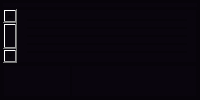
     <widget class="QFrame" name="left_slide_frame">
      <property name="enabled">
       <bool>true</bool>
      </property>
      <property name="maximumSize">
       <size>
        <width>200</width>
        <height>16777215</height>
       </size>
      </property>
      <property name="styleSheet">
       <string notr="true">background-color:rgb(9,5,13);</string>
      </property>
      <property name="frameShape">
       <enum>QFrame::StyledPanel</enum>
      </property>
      <property name="frameShadow">
       <enum>QFrame::Raised</enum>
      </property>
      <layout class="QHBoxLayout" name="horizontalLayout_2">
       <property name="spacing">
        <number>0</number>
       </property>
       <property name="leftMargin">
        <number>0</number>
       </property>
       <property name="topMargin">
        <number>0</number>
       </property>
       <property name="rightMargin">
        <number>0</number>
       </property>
       <property name="bottomMargin">
        <number>0</number>
       </property>
       <item>
        <widget class="QFrame" name="left_slide_frame_body">
         <property name="minimumSize">
          <size>
           <width>198</width>
           <height>0</height>
          </size>
         </property>
         <property name="toolTip">
          <string/>
         </property>
         <property name="frameShape">
          <enum>QFrame::StyledPanel</enum>
         </property>
         <property name="frameShadow">
          <enum>QFrame::Raised</enum>
         </property>
         <layout class="QVBoxLayout" name="verticalLayout_5">
          <property name="spacing">
           <number>0</number>
          </property>
          <property name="leftMargin">
           <number>0</number>
          </property>
          <property name="topMargin">
           <number>0</number>
          </property>
          <property name="rightMargin">
           <number>0</number>
          </property>
          <property name="bottomMargin">
           <number>0</number>
          </property>
          <item>
           <widget class="QFrame" name="header_2">
            <property name="maximumSize">
             <size>
              <width>16777215</width>
              <height>50</height>
             </size>
            </property>
            <property name="frameShape">
             <enum>QFrame::StyledPanel</enum>
            </property>
            <property name="frameShadow">
             <enum>QFrame::Raised</enum>
            </property>
           </widget>
          </item>
          <item>
           <widget class="QFrame" name="main_catalogue">
            <property name="frameShape">
             <enum>QFrame::StyledPanel</enum>
            </property>
            <property name="frameShadow">
             <enum>QFrame::Raised</enum>
            </property>
            <layout class="QHBoxLayout" name="horizontalLayout_15">
             <property name="spacing">
              <number>0</number>
             </property>
             <property name="leftMargin">
              <number>0</number>
             </property>
             <property name="topMargin">
              <number>0</number>
             </property>
             <property name="rightMargin">
              <number>0</number>
             </property>
             <property name="bottomMargin">
              <number>0</number>
             </property>
             <item>
              <widget class="QScrollBar" name="verticalScrollBar">
               <property name="orientation">
                <enum>Qt::Vertical</enum>
               </property>
              </widget>
             </item>
             <item>
              <widget class="QFrame" name="catalogue_frame">
               <property name="frameShape">
                <enum>QFrame::StyledPanel</enum>
               </property>
               <property name="frameShadow">
                <enum>QFrame::Raised</enum>
               </property>
               <layout class="QVBoxLayout" name="verticalLayout_7">
                <item>
                 <widget class="QFrame" name="content1">
                  <property name="frameShape">
                   <enum>QFrame::StyledPanel</enum>
                  </property>
                  <property name="frameShadow">
                   <enum>QFrame::Raised</enum>
                  </property>
                 </widget>
                </item>
                <item>
                 <widget class="QFrame" name="content2">
                  <property name="frameShape">
                   <enum>QFrame::StyledPanel</enum>
                  </property>
                  <property name="frameShadow">
                   <enum>QFrame::Raised</enum>
                  </property>
                 </widget>
                </item>
                <item>
                 <widget class="QFrame" name="content3">
                  <property name="frameShape">
                   <enum>QFrame::StyledPanel</enum>
                  </property>
                  <property name="frameShadow">
                   <enum>QFrame::Raised</enum>
                  </property>
                 </widget>
                </item>
                <item>
                 <widget class="QFrame" name="content4">
                  <property name="frameShape">
                   <enum>QFrame::StyledPanel</enum>
                  </property>
                  <property name="frameShadow">
                   <enum>QFrame::Raised</enum>
                  </property>
                 </widget>
                </item>
                <item>
                 <widget class="QFrame" name="content5">
                  <property name="frameShape">
                   <enum>QFrame::StyledPanel</enum>
                  </property>
                  <property name="frameShadow">
                   <enum>QFrame::Raised</enum>
                  </property>
                 </widget>
                </item>
               </layout>
              </widget>
             </item>
            </layout>
           </widget>
          </item>
          <item>
           <widget class="QFrame" name="bottom">
            <property name="maximumSize">
             <size>
              <width>16777215</width>
              <height>50</height>
             </size>
            </property>
            <property name="frameShape">
             <enum>QFrame::StyledPanel</enum>
            </property>
            <property name="frameShadow">
             <enum>QFrame::Raised</enum>
            </property>
            <layout class="QHBoxLayout" name="horizontalLayout_11">
             <property name="spacing">
              <number>0</number>
             </property>
             <property name="leftMargin">
              <number>0</number>
             </property>
             <property name="topMargin">
              <number>0</number>
             </property>
             <property name="rightMargin">
              <number>0</number>
             </property>
             <property name="bottomMargin">
              <number>0</number>
             </property>
             <item>
              <widget class="QFrame" name="frame">
               <property name="frameShape">
                <enum>QFrame::StyledPanel</enum>
               </property>
               <property name="frameShadow">
                <enum>QFrame::Raised</enum>
               </property>
               <layout class="QHBoxLayout" name="horizontalLayout_13">
                <property name="spacing">
                 <number>0</number>
                </property>
                <property name="leftMargin">
                 <number>0</number>
                </property>
                <property name="topMargin">
                 <number>0</number>
                </property>
                <property name="rightMargin">
                 <number>0</number>
                </property>
                <property name="bottomMargin">
                 <number>0</number>
                </property>
                <item>
                 <widget class="QPushButton" name="open_file_button">
                  <property name="minimumSize">
                   <size>
                    <width>30</width>
                    <height>30</height>
                   </size>
                  </property>
                  <property name="maximumSize">
                   <size>
                    <width>30</width>
                    <height>30</height>
                   </size>
                  </property>
                  <property name="text">
                   <string/>
                  </property>
                  <property name="icon">
                   <iconset resource="QT_resources.qrc">
                    <normaloff>:/Resources/Icons/open_file.svg</normaloff>:/Resources/Icons/open_file.svg</iconset>
                  </property>
                  <property name="iconSize">
                   <size>
                    <width>35</width>
                    <height>35</height>
                   </size>
                  </property>
                  <property name="flat">
                   <bool>true</bool>
                  </property>
                 </widget>
                </item>
               </layout>
              </widget>
             </item>
             <item>
              <widget class="QFrame" name="frame_2">
               <property name="frameShape">
                <enum>QFrame::StyledPanel</enum>
               </property>
               <property name="frameShadow">
                <enum>QFrame::Raised</enum>
               </property>
               <layout class="QHBoxLayout" name="horizontalLayout_12">
                <property name="spacing">
                 <number>12</number>
                </property>
                <property name="leftMargin">
                 <number>5</number>
                </property>
                <property name="topMargin">
                 <number>0</number>
                </property>
                <property name="rightMargin">
                 <number>5</number>
                </property>
                <property name="bottomMargin">
                 <number>0</number>
                </property>
                <item>
                 <widget class="QPushButton" name="save_file_button">
                  <property name="minimumSize">
                   <size>
                    <width>30</width>
                    <height>30</height>
                   </size>
                  </property>
                  <property name="maximumSize">
                   <size>
                    <width>30</width>
                    <height>30</height>
                   </size>
                  </property>
                  <property name="text">
                   <string/>
                  </property>
                  <property name="icon">
                   <iconset resource="QT_resources.qrc">
                    <normaloff>:/Resources/Icons/save_file.svg</normaloff>:/Resources/Icons/save_file.svg</iconset>
                  </property>
                  <property name="iconSize">
                   <size>
                    <width>28</width>
                    <height>28</height>
                   </size>
                  </property>
                  <property name="autoDefault">
                   <bool>false</bool>
                  </property>
                  <property name="default">
                   <bool>false</bool>
                  </property>
                  <property name="flat">
                   <bool>true</bool>
                  </property>
                 </widget>
                </item>
                <item>
                 <widget class="QPushButton" name="open_active_folder">
                  <property name="minimumSize">
                   <size>
                    <width>30</width>
                    <height>30</height>
                   </size>
                  </property>
                  <property name="maximumSize">
                   <size>
                    <width>30</width>
                    <height>30</height>
                   </size>
                  </property>
                  <property name="text">
                   <string/>
                  </property>
                  <property name="icon">
                   <iconset resource="QT_resources.qrc">
                    <normaloff>:/Resources/Icons/open_folder.svg</normaloff>:/Resources/Icons/open_folder.svg</iconset>
                  </property>
                  <property name="iconSize">
                   <size>
                    <width>30</width>
                    <height>30</height>
                   </size>
                  </property>
                  <property name="flat">
                   <bool>true</bool>
                  </property>
                 </widget>
                </item>
                <item>
                 <widget class="QPushButton" name="select_folder">
                  <property name="minimumSize">
                   <size>
                    <width>30</width>
                    <height>30</height>
                   </size>
                  </property>
                  <property name="maximumSize">
                   <size>
                    <width>30</width>
                    <height>30</height>
                   </size>
                  </property>
                  <property name="acceptDrops">
                   <bool>false</bool>
                  </property>
                  <property name="layoutDirection">
                   <enum>Qt::LeftToRight</enum>
                  </property>
                  <property name="text">
                   <string/>
                  </property>
                  <property name="icon">
                   <iconset resource="QT_resources.qrc">
                    <normaloff>:/Resources/Icons/select_folder.svg</normaloff>:/Resources/Icons/select_folder.svg</iconset>
                  </property>
                  <property name="iconSize">
                   <size>
                    <width>30</width>
                    <height>30</height>
                   </size>
                  </property>
                  <property name="flat">
                   <bool>true</bool>
                  </property>
                 </widget>
                </item>
               </layout>
              </widget>
             </item>
            </layout>
           </widget>
          </item>
         </layout>
        </widget>
       </item>
      </layout>
     </widget>
